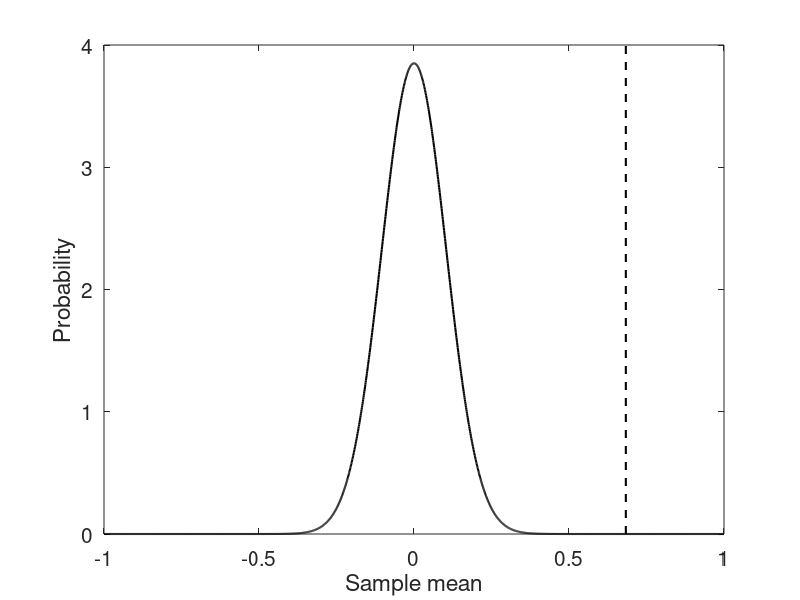
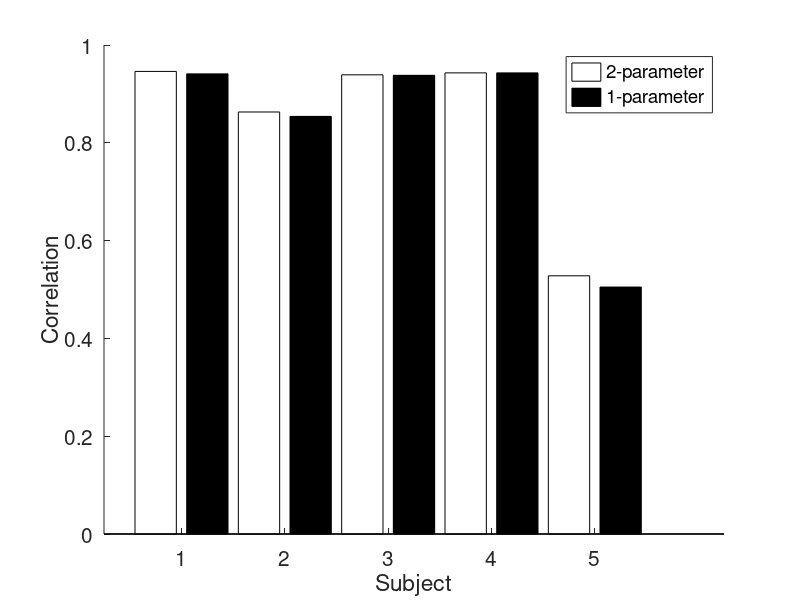
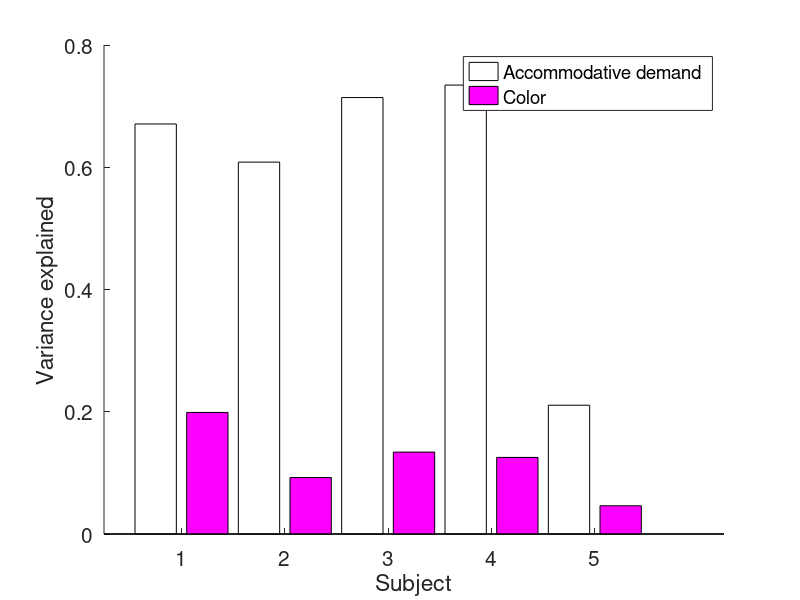
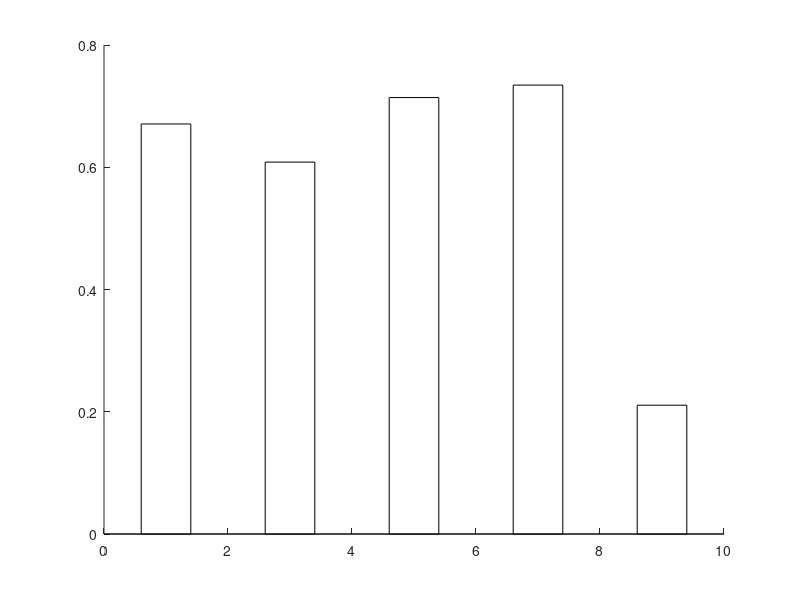

Write MATLAB code to recreate these figures, in order. (Note: this script raises an error after producing the figures.)
%% ACTUAL POWER ANALYSIS

weightsR = [0.7125 0.1385 0.2997 0.2011 0.2584 0.2179 0.2376 0.2932];
weightsB = [-0.5044 -0.2884 -0.6663 -0.1809 -0.3804 -0.1181 -0.4334 -0.5439];
addVarExplClr = weightsR-weightsB;

%% JUST CHECKING EXPRESSION FOR STD ERROR OF THE MEAN

for i = 1:10000
    smpAddVar = randsample(addVarExplClr,8,true);
    muSmpAddVar(i) = mean(smpAddVar);
end

xSupport = -1:0.001:1;
pMu = normpdf(xSupport,0,std(muSmpAddVar));

figure;
plot(xSupport,pMu,'k','LineWidth',1.5); hold on;
plot(mean(muSmpAddVar).*[1 1],ylim,'k--','LineWidth',1.5);
set(gca,'FontSize',15);
xlabel('Sample mean'); ylabel('Probability');

%% COMPARE TWO-PARAMETER VS ONE-PARAMETER COLOR MODELS

twoParamR2 = [0.946 0.863 0.939 0.943 0.528];

oneParamR2 = [0.941 0.854 0.938 0.943 0.505];

figure;
hold on;
bar([1 3 5 7 9],twoParamR2,0.4,'FaceColor','w');
bar([2 4 6 8 10],oneParamR2,0.4,'FaceColor','k');
set(gca,'FontSize',15);
xlabel('Subject'); ylabel('Correlation');
set(gca,'XTick',[1.5 3.5 5.5 7.5 9.5]);
set(gca,'XTickLabel',{'1' '2' '3' '4' '5'});
legend({'2-parameter' '1-parameter'});

%%

varColor = [0.1989 0.0924 0.1340 0.1253 0.0462];

varAccStim = [0.6708 0.6084 0.7140 0.7344 0.2107];

figure;
hold on;
bar([1 3 5 7 9],varAccStim,0.4,'FaceColor','w');
bar([2 4 6 8 10],varColor,0.4,'FaceColor','m');
set(gca,'FontSize',15);
xlabel('Subject'); ylabel('Variance explained');
set(gca,'XTick',[1.5 3.5 5.5 7.5 9.5]);
set(gca,'XTickLabel',{'1' '2' '3' '4' '5'});
legend({'Accommodative demand' 'Color'});

%%

varColor = [0.1989 0.0924 0.1340 0.1253 0.0462];

varAccStim = [0.6708 0.6084 0.7140 0.7344 0.2107];

figure;
hold on;
bar([1 3 5 7 9],varAccStim,0.4,'FaceColor','w');
bar([2 4 6 8 10],addVarExplClr,0.4,'FaceColor','m');
set(gca,'FontSize',15);
xlabel('Subject'); ylabel('Variance explained');
set(gca,'XTick',[1.5 3.5 5.5 7.5 9.5]);
set(gca,'XTickLabel',{'1' '2' '3' '4' '5'});
legend({'Accommodative demand' 'Color'});

%% COMPARE WEIGHTING MODEL AND SWITCHING MODEL

% weightingModelRho = [0.946 0.863 0.939 0.943 0.528 0.971 0.853];
% switchingModelRho = [0.901 0.799 0.905 0.925 0.51  0.943 0.835];
% 
% 
% figure;
% hold on;
% bar([1 3 5 7 9 11 13],weightingModelRho.^2,0.4,'FaceColor','w');
% bar([2 4 6 8 10 12 14],switchingModelRho.^2,0.4,'FaceColor','k');
% set(gca,'FontSize',15);
% xlabel('Subject'); ylabel('Variance Explained');
% set(gca,'XTick',[1.5 3.5 5.5 7.5 9.5 11.5 13.5]);
% set(gca,'XTickLabel',{'1' '2' '3' '4' '5' '6' '7'});
% legend({'Weighting' 'Switching'});

sn = [18 23 24 26 27 29 32 33];
rhoSwitchAll = [];
rhoFullAll = [];
rhoNoColorAll = [];
weightsRBSall = [];
rhoColorAll = [];
rhoColorSwitchAll = [];
dAll = [];
aicSwitchAll = [];
aicLinAll = [];
aicNoColorAll = [];
weightsRBSciAll = [];

% for i = 1:length(sn)
%     [d, wS, rbThreshold, rhoSwitch, rhoColorSwitch, aicSwitch] = ARCnlz_linearSwitching(sn(i),false);
%     rhoSwitchAll(i) = rhoSwitch;
%     rhoColorSwitchAll(i) = rhoColorSwitch;
%     dAll(i) = d;
%     aicSwitchAll(i) = aicSwitch;
%     display(['Done with subject ' num2str(i)]);
% end

for i = 1:length(sn)
    [weightsRBS1_x, weightsRBS1_y, rhoFull, rhoNoColor, rhoColor, aicLin, aicNoColor, weightsRBSci] = ARCnlz_linearModelnobias(sn(i),false,1000,0);
    rhoFullAll(i) = rhoFull;
    rhoNoColorAll(i) = rhoNoColor;
    weightsRBSall(i,:) = weightsRBS1_x;
    rhoColorAll(i) = rhoColor;
    aicLinAll(i) = aicLin;
    aicNoColorAll(i) = aicNoColor;
    weightsRBSciAll(:,:,i) = weightsRBSci;
    display(['Done with subject ' num2str(i)]);
end

%% PLOT WEIGHTS

figure;
% set(gcf,'Position',[262 314 1239 594]);
for i = 1:size(weightsRBSall,1)
    weightsRBSciTmp = squeeze(weightsRBSciAll(:,:,i));
    hold on;
    bar((3*(i-1)+1),weightsRBSall(i,1),'FaceColor','r');
    plot((3*(i-1)+1).*[1 1],[weightsRBSciTmp(1,1) weightsRBSciTmp(2,1)],'k-');
    bar((3*(i-1)+2),weightsRBSall(i,2),'FaceColor','b');
    plot((3*(i-1)+2).*[1 1],[weightsRBSciTmp(1,2) weightsRBSciTmp(2,2)],'k-');
%     bar(3,weightsRBSall(i,3),'FaceColor','k');
%     plot([3 3],[weightsRBSciTmp(1,3) weightsRBSciTmp(2,3)],'k-');
    set(gca,'XTick',[1.5 4.5 7.5 10.5 13.5 16.5 19.5 22.5]);
    set(gca,'XTickLabel',{'S1' 'S2' 'S3' 'S4' 'S5' 'S6' 'S7' 'S8'});
    set(gca,'FontSize',20);
    ylim(1.*[-1 1]);
    xlabel('Subject #');
    ylabel('Weight');
end

figure;
% set(gcf,'Position',[262 314 1239 594]);
for i = 1:size(weightsRBSall,1)
    weightsRBSciTmp = squeeze(weightsRBSciAll(:,:,i));
    hold on;
    bar(i,weightsRBSall(i,3),'FaceColor','w','LineWidth',1);
    plot(i.*[1 1],[weightsRBSciTmp(1,3) weightsRBSciTmp(2,3)],'k-');
    set(gca,'XTick',[1:8]);
    set(gca,'XTickLabel',{'S1' 'S2' 'S3' 'S4' 'S5' 'S6' 'S7' 'S8'});
    set(gca,'FontSize',20);
    ylim(1.*[0 1.15]);
    xlabel('Subject #');
    ylabel('Weight');
end

% Rscale = [1 1 1 1 1];
% figure;
% set(gca,'FontSize',15);
% hold on;
% plot([0 0.3],[0 1],'k--');
% for i = 1:length(dAll)
%     plot(dAll(i),Rscale(i)*weightsRBSall(i,1)-weightsRBSall(i,2),'ko','MarkerSize',10,'MarkerFaceColor','w');
%     text(dAll(i)+0.05,Rscale(i)*weightsRBSall(i,1)-weightsRBSall(i,2),['S' num2str(i)]);
% end
% axis square;
% xlabel('d'); ylabel('w_R - w_B');
% xlim([0 1.1]); ylim([0 1.1]);

%% PLOT VARIANCE EXPLAINED COMPARISONS

figure;
hold on;
bar([1 4 7 10 13 16 19 22],rhoFullAll.^2,0.3,'FaceColor','w');
% bar([2 5 8 11 14],rhoSwitchAll.^2,0.3,'FaceColor',[0.5 0.5 0.5]);
bar([2 5 8 11 14 17 20 23],rhoNoColorAll.^2,0.3,'FaceColor','k');
set(gca,'FontSize',15);
xlabel('Subject'); ylabel('Proportion Variance Explained');
set(gca,'XTick',[1.5 4.5 7.5 10.5 13.5 16.5 19.5 22.5]);
set(gca,'XTickLabel',{'1' '2' '3' '4' '5' '6' '7' '8'});
legend({'Weighting' 'No color'});

figure;
hold on;
bar([1 4 7 10 13 16 19 22],aicLinAll,0.3,'FaceColor','w');
% bar([2 5 8 11 14],aicSwitchAll,0.3,'FaceColor',[0.5 0.5 0.5]);
bar([2 5 8 11 14 17 20 23],aicNoColorAll,0.3,'FaceColor','k');
set(gca,'FontSize',15);
xlabel('Subject'); ylabel('AIC');
set(gca,'XTick',[1.5 4.5 7.5 10.5 13.5 16.5 19.5 22.5]);
set(gca,'XTickLabel',{'1' '2' '3' '4' '5' '6' '7' '8'});
legend({'Weighting' 'No color'});

%% PLOT VARIANCE EXPLAINED BY COLOR COMPARISONS

figure;
hold on;
bar([1 3 5 7 9 11],rhoColorAll.^2,0.4,'FaceColor','m');
bar([2 4 6 8 10 12],rhoColorSwitchAll.^2,0.4,'FaceColor',[0.5 0 0.5]);
set(gca,'FontSize',15);
xlabel('Subject'); ylabel('Variance Explained');
set(gca,'XTick',[1.5 3.5 5.5 7.5 9.5 11.5]);
set(gca,'XTickLabel',{'1' '2' '3' '4' '5' '6'});
legend({'Weighting' 'Switching'});

%% COMPARE WEIGHTS

redWeights = [0.7076 0.1043 0.3660 0.4499 0.2045 0.4052 0.2148];
blueWeights = [-0.2690 -0.4902 -0.2788 -0.3552 -0.0726 -0.2039 -0.1898];

%% COMPARE WITH AND WITHOUT BIAS TERM

sn = [17 11 16 19 21 23 24 25];
rhoFullAllnobias = [];
rhoFullBias = [];

for i = 1:length(sn)
    [weightsRBS1_xNoBias, weightsRBS1_yNoBias, rhoFull, rhoNoColor, rhoColor] = ARCnlz_linearModelnobias(sn(i),false);
    rhoFullAllnobias(i) = rhoFull;
    display(['Done with subject ' num2str(i)]);
end

for i = 1:length(sn)
    [weightsRBS1_x, weightsRBS1_y, rhoFull, rhoNoColor, rhoColor] = ARCnlz_linearModel(sn(i),false);
    rhoFullAllBias(i) = rhoFull;
    display(['Done with subject ' num2str(i)]);
end

%% PLOT VARIANCE EXPLAINED WITH AND WITHOUT BIAS TERM

figure;
hold on;
bar([1 3 5 7 9 11 13 15],rhoFullAllBias.^2,0.4,'FaceColor','k');
bar([2 4 6 8 10 12 14 16],rhoFullAllnobias.^2,0.4,'FaceColor','w');
set(gca,'FontSize',15);
xlabel('Subject'); ylabel('Variance Explained');
set(gca,'XTick',[1.5 3.5 5.5 7.5 9.5 11.5 13.5 15.5]);
set(gca,'XTickLabel',{'1' '2' '3' '4' '5' '6' '7' '8'});
legend({'With bias' 'No bias'});

%% COMPARE 3-PARAMETER AND 2-PARAMETER MODELS

sn = [18 23 24 26 27];
rhoFullAll = [];
rhoNoColorAll = [];
weightsRBSall = [];
rhoColorAll = [];

for i = 1:length(sn)
    [weightsRBS1_x, weightsRBS1_y, rhoFull, rhoNoColor, rhoColor] = ARCnlz_linearModelnobias(sn(i),false,1000);
    rhoFullAll(i) = rhoFull;
    rhoNoColorAll(i) = rhoNoColor;
    weightsRBSall(i,:) = weightsRBS1_x;
    rhoColorAll(i) = rhoColor;
    display(['Done with subject ' num2str(i)]);
end

save('/home/ben/Documents/ARchroma/params2paramModel','rhoFullAll','rhoNoColorAll','weightsRBSall');

%% COMPARE PARAMETERS FROM ALL TRIALS VS RANDOM ONLY TRIALS

load('/Users/benchin/Documents/ARchroma/cache/paramsAll.mat');
rhoFullAllAll = rhoFullAll;
weightsRBSallAll = weightsRBSall;
load('/Users/benchin/Documents/ARchroma/cache/paramsRandom.mat');
rhoFullAllRandom = rhoFullAll;
weightsRBSallRandom = weightsRBSall;

figure;
set(gcf,'Position',[318 247 1135 708]);
subplot(2,2,1);
set(gca,'FontSize',15);
hold on;
plot(rhoFullAllAll,rhoFullAllRandom,'ko','MarkerSize',10);
plot([0 1],[0 1],'k--');
xlabel('All trials'); ylabel('Random trials only'); title('Correlation');
axis square;
subplot(2,2,2);
set(gca,'FontSize',15);
hold on;
plot(weightsRBSallAll(:,3),weightsRBSallRandom(:,3),'ko','MarkerSize',10);
plot([0 1],[0 1],'k--');
xlabel('All trials'); ylabel('Random trials only'); title('Gain');
axis square;
subplot(2,2,3);
set(gca,'FontSize',15);
hold on;
plot([0 1],[0 1],'k--');
plot(weightsRBSallAll(:,1),weightsRBSallRandom(:,1),'ro','MarkerSize',10,'MarkerFaceColor','w');
xlabel('All trials'); ylabel('Random trials only'); title('Red weight');
axis square;
subplot(2,2,4);
set(gca,'FontSize',15);
hold on;
plot([-1 0],[-1 0],'k--');
plot(weightsRBSallAll(:,2),weightsRBSallRandom(:,2),'bo','MarkerSize',10,'MarkerFaceColor','w');
xlabel('All trials'); ylabel('Random trials only'); title('Blue weight');
axis square;

%% COMPARE 3-PARAMETER MODEL WITH 2-PARAMETER MODEL

load('/home/ben/Documents/ARchroma/params3paramModel.mat');
rhoFullAll3param = rhoFullAll;
weightsRBSall3param = weightsRBSall;
rhoNoColorAll3param = rhoNoColorAll;
load('/home/ben/Documents/ARchroma/params2paramModel.mat');
rhoFullAll2param = rhoFullAll;
weightsRBSall2param = weightsRBSall;
rhoNoColorAll2param = rhoNoColorAll;

figure;
hold on;
bar([1 4 7 10 13],rhoFullAll3param.^2,0.3,'FaceColor','w');
bar([2 5 8 11 14],rhoFullAll2param.^2,0.3,'FaceColor',[0.7 0.7 0.7]);
bar([3 6 9 12 15],rhoNoColorAll2param.^2,0.3,'FaceColor',[0 0 0]);
set(gca,'FontSize',15);
xlabel('Subject'); ylabel('Variance explained');
set(gca,'XTick',[2 5 8 11 14]);
set(gca,'XTickLabel',{'1' '2' '3' '4' '5'});
legend({'3-parameter' '2-parameter' 'No color'});

figure;
set(gcf,'Position',[251 387 1120 420]);
set(gca,'FontSize',15);
subplot(1,2,1);
hold on;
plot(weightsRBSall2param(:,1),weightsRBSall3param(:,1),'ro','MarkerSize',10);
plot([0 1],[0 1],'k--');
xlabel('2-param ratio'); ylabel('3-param w_R');
axis square;
subplot(1,2,2);
hold on;
plot(weightsRBSall2param(:,1),weightsRBSall3param(:,2),'bo','MarkerSize',10);
plot([-0.1 1],[0.1 -1],'k--');
xlabel('2-param ratio'); ylabel('3-param w_B');
axis square;

figure;
hold on;
bar([1 3 5 7 9 11 13 15],rhoFullAll2param.^2,0.4,'FaceColor','w');
bar([2 4 6 8 10 12 14 16],rhoNoColorAll2param.^2,0.4,'FaceColor','k');
set(gca,'FontSize',15);
xlabel('Subject'); ylabel('Variance explained');
set(gca,'XTick',[1.5 3.5 5.5 7.5 9.5 11.5 13.5 15.5]);
set(gca,'XTickLabel',{'1' '2' '3' '4' '5' '6' '7' '8'});
legend({'With color' 'No color'});

figure;
bar(1:8,rhoFullAll2param.^2 - rhoNoColorAll2param.^2,0.4,'FaceColor','w');
set(gca,'FontSize',15);
xlabel('Subject'); ylabel('Variance explained due to color');
set(gca,'XTick',1:9);
set(gca,'XTickLabel',{'1' '2' '3' '4' '5' '6' '7' '8'});

%% AIC ANALYSIS

sn = [18 23 24 26 27 29 32 33];
dAll1 = [];
rbThreshold1 = [];
aicSwitchAll1 = [];
dAll2 = [];
rbThreshold2 = [];
aicSwitchAll2 = [];
aicLinAll = [];
aicNoColorAll = [];

for i = 1:length(sn)
    [d, wS, rbThreshold, rhoSwitch, rhoColorSwitch, aicSwitch] = ARCnlz_linearSwitching(sn(i),false,0);
    dAll1(i) = d;
    rbThreshold1(i) = rbThreshold;
    aicSwitchAll1(i) = aicSwitch;
    [d, wS, rbThreshold, rhoSwitch, rhoColorSwitch, aicSwitch] = ARCnlz_linearSwitching(sn(i),false,0.35);
    dAll2(i) = d;
    rbThreshold2(i) = rbThreshold;
    aicSwitchAll2(i) = aicSwitch;    
    display(['Done with subject ' num2str(i)]);
end

for i = 1:length(sn)
    [weightsRBS1_x, weightsRBS1_y, rhoFull, rhoNoColor, rhoColor, aicLin, aicNoColor, weightsRBSci] = ARCnlz_linearModelnobias(sn(i),false,1000,0);
    aicLinAll(i) = aicLin;
    aicNoColorAll(i) = aicNoColor;
    display(['Done with subject ' num2str(i)]);
end

%% PLOT AIC ANALYSIS

figure;
set(gcf,'Position',[215 337 792 420]);
hold on;
bar([1 6 11 16 21 26 31 36],aicLinAll,0.18,'FaceColor','w');
bar([2 7 12 17 22 27 32 37],aicSwitchAll1,0.18,'FaceColor',[0.5 0.5 0.5]);
bar([3 8 13 18 23 28 33 38],aicSwitchAll2,0.18,'FaceColor',[0.25 0.25 0.25]);
bar([4 9 14 19 24 29 34 39],aicNoColorAll,0.18,'FaceColor','k');
set(gca,'FontSize',15);
xlabel('Subject'); ylabel('AIC');
set(gca,'XTick',[2.5 7.5 12.5 17.5 22.5 27.5 32.5 37.5]);
set(gca,'XTickLabel',{'1' '2' '3' '4' '5' '6' '7' '8'});
legend({'Weighting' 'Switch Float d' 'Switch 0.35 d' 'No color'});

figure;
set(gcf,'Position',[215 337 792 420]);
hold on;
bar([1 3 5 7 9  11 13 15],dAll1,0.4,'FaceColor','w');
bar([2 4 6 8 10 12 14 16],dAll2,0.4,'FaceColor',[0.5 0.5 0.5]);
plot(xlim,0.35.*[1 1],'k--');
set(gca,'FontSize',15);
xlabel('Subject'); ylabel('Switching d');
set(gca,'XTick',[1.5 3.5 5.5 7.5 9.5 11.5 13.5 15.5]);
set(gca,'XTickLabel',{'1' '2' '3' '4' '5' '6' '7' '8'});
legend({'Switch Float d' 'Switch 0.35 d'});

figure;
set(gcf,'Position',[215 337 792 420]);
hold on;
bar([1 3 5 7 9  11 13 15],rbThreshold1,0.4,'FaceColor','w');
bar([2 4 6 8 10 12 14 16],rbThreshold2,0.4,'FaceColor',[0.5 0.5 0.5]);
set(gca,'FontSize',15);
xlabel('Subject'); ylabel('Switching threshold');
set(gca,'XTick',[1.5 3.5 5.5 7.5 9.5 11.5 13.5 15.5]);
set(gca,'XTickLabel',{'1' '2' '3' '4' '5' '6' '7' '8'});
legend({'Switch Float d' 'Switch 0.35 d'});
ylim([-0.5 0.5]);
